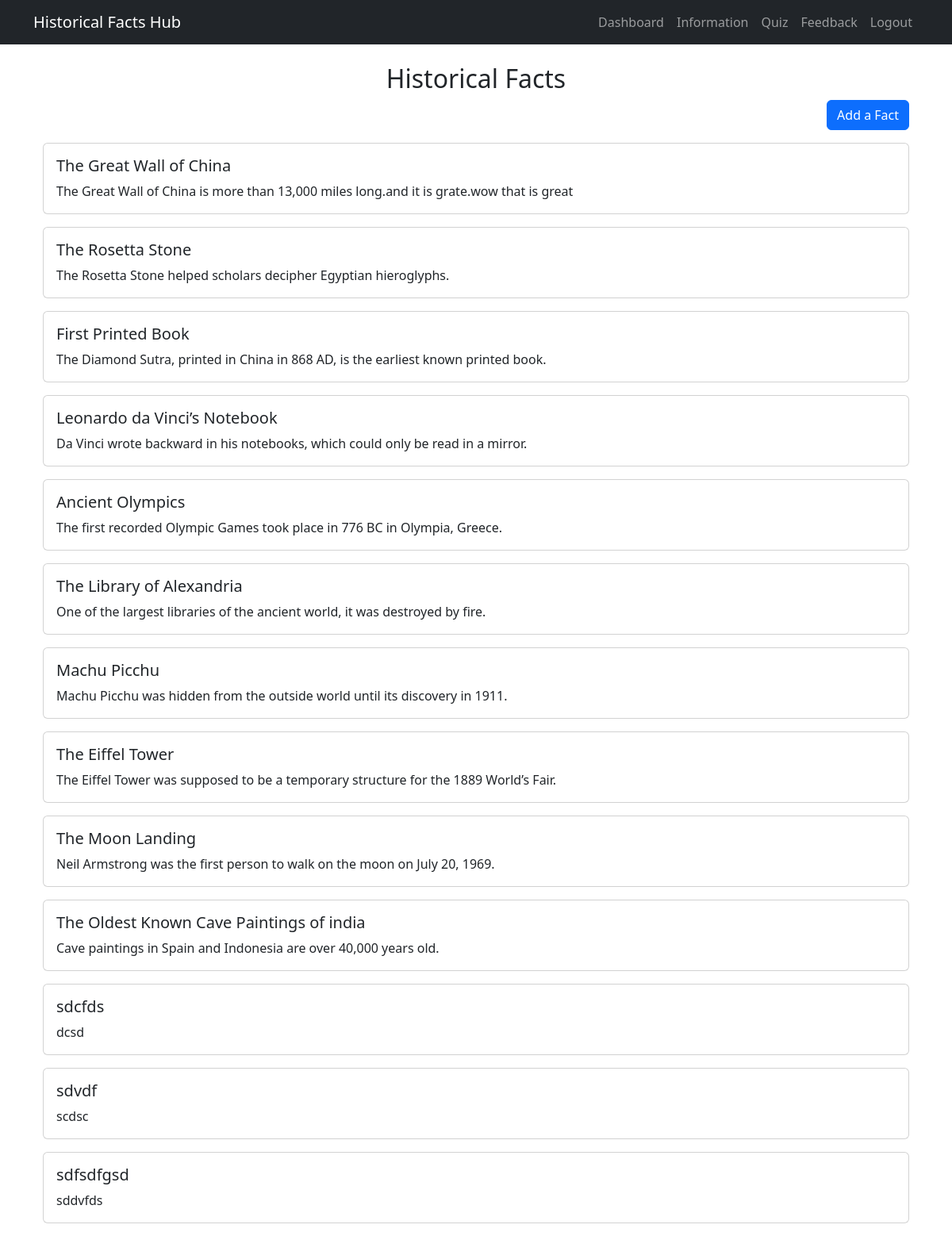
Page /facts (signed in) on the earlier database version.
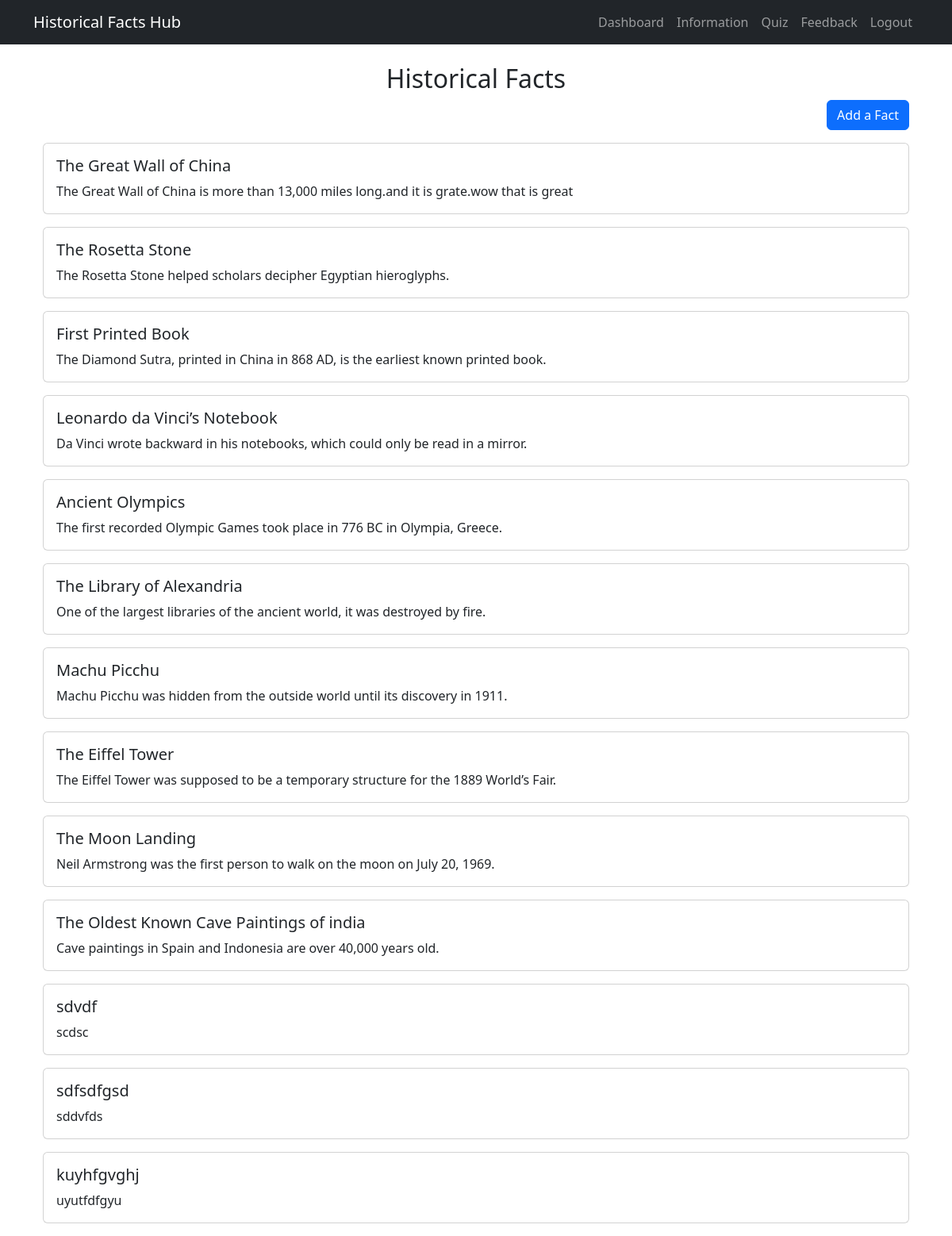
Same page on the later database version.
### app.py (models this page shows)
class Fact(db.Model):
    id = db.Column(db.Integer, primary_key=True)
    title = db.Column(db.String(200), nullable=False)
    description = db.Column(db.Text, nullable=False)

### app.py (the view)
@app.route('/facts')
@login_required
def facts():
    all_facts = Fact.query.all()  # Ensure this retrieves a list of Fact objects
    return render_template('facts.html', facts=all_facts)

### app.py (called while the page is built)
@login_manager.user_loader
def load_user(user_id):
    return User.query.get(int(user_id))

### templates/facts.html
{% extends "base.html" %}
{% block content %}
<div class="container mt-4">
    <h2 class="text-center">Historical Facts</h2>
    <div class="d-flex justify-content-end mb-3">
        <a href="{{ url_for('user_add_fact') }}" class="btn btn-primary">Add a Fact</a>
    </div>
    {% for fact in facts %}
    <div class="card my-3">
        <div class="card-body">
            <h5 class="card-title">{{ fact.title }}</h5>
            <p class="card-text">{{ fact.description }}</p>
        </div>
    </div>
    {% endfor %}
</div>
{% endblock %}

Differences in the rows shown:
removed Fact: title "sdcfds", description "dcsd"
added Fact: title "kuyhfgvghj", description "uyutfdfgyu"
